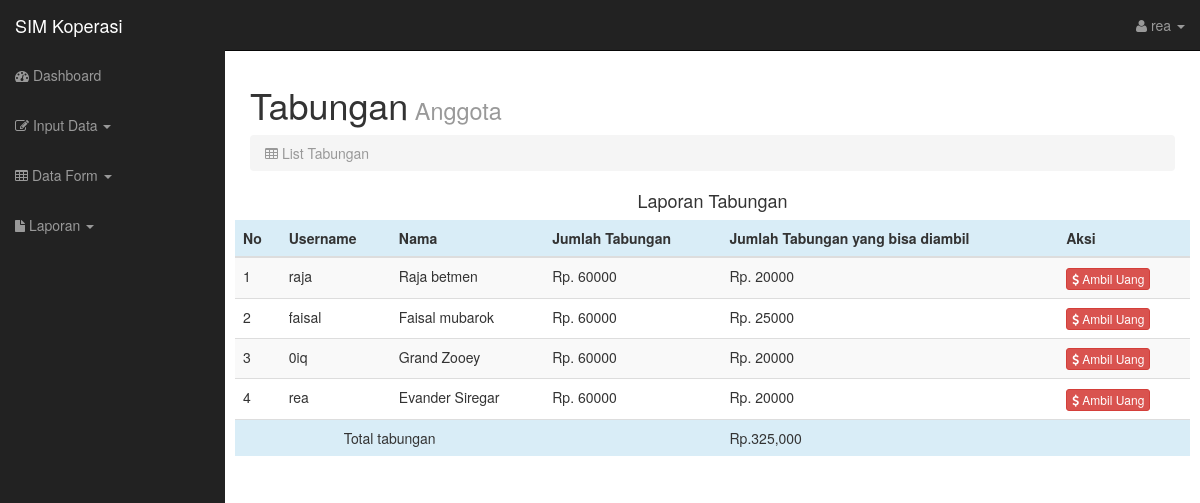
The page /indexadmin.php?page=tabungan&xd=lihat (signed in) on the database its author committed.
### tables this page shows
CREATE TABLE `tabungan` (
  `no` int(11) NOT NULL,
  `username` varchar(50) NOT NULL,
  `nama` varchar(50) NOT NULL,
  `tgl_mulai` date NOT NULL,
  `jlh_tabungan` double NOT NULL,
  `jlh_sukarela` double NOT NULL
);

### tabungan.php (the view)
<?php
include("config.php");
$xd = $_GET['xd'];
?>
<?php
if(($xd=='lihat'))
{
?>
<div class="col-lg-12">
        <h1>Tabungan<small> Anggota</small></h1>
        <ol class="breadcrumb">
            <li class="active"><i class="fa fa-table"></i> List  Tabungan</li>
        </ol>
    </div>
    <div class="col-12 mt-3">
    <h4 class="text-center mb-3">Laporan Tabungan </h4>
    <table class="table table-striped   table-hover  ">
            <thead class="">
                <tr class="info">
                    <th>No</th>
                    <th>Username</th>
                    <th>Nama</th>
                    <th>Jumlah Tabungan</th>
                    <th>Jumlah Tabungan yang bisa diambil </th>
                    <th>Aksi</th>
                </tr>
            </thead>
            <tbody>
                <?php
                $tquery = mysqli_query($conn, "SELECT * FROM tabungan ORDER BY no DESC");
                $no = 1;
                while($tfetch=mysqli_fetch_array($tquery)){
                ?>
                <tr>
                    <td><?php echo $no ?></td>
                    <td><?php echo $tfetch['username'] ?></td>
                    <td><?php echo $tfetch['nama'] ?></td>
                    <td>Rp. <?php echo $tfetch['jlh_tabungan'] ?></td>
                    <td>Rp. <?php echo $tfetch['jlh_sukarela'] ?></td>
                    <td><a class="btn btn-danger btn-xs" href="indexadmin.php?page=tabungan&xd=hahay&username=<?php echo $tfetch['username'];?>"><i class="fa fa-dollar"></i> Ambil Uang</a></td>
                </tr>
                <?php
                $no++;}
                ?>
                <tr class = "info">
                    <td colspan = "3" align= "center">Total tabungan</td>
                    <td></td>
                    <td colspan = "2">Rp.<?php $tot = mysqli_fetch_array(mysqli_query($conn, "SELECT SUM(jlh_tabungan + jlh_sukarela) as jlh_tabungan FROM tabungan")); echo number_format($tot['jlh_tabungan']) ?> </td>
                </tr>
            </tbody>
<?php
}else if($xd=='hahay')
{
$username = $_GET['username'];
$nama = mysqli_fetch_array(mysqli_query($conn, "SELECT * FROM anggota where username = '$username'"));
$lo=$_GET['username'];
?>
<div class="col-lg-12">
        <h1>Tabungan<small> Anggota</small></h1>
        <ol class="breadcrumb">
            <li class="active"><i class="fa fa-table"></i> List  Tabungan</li>
        </ol>
    </div>
    <span style="float:right;">
<form action="prosestabungan.php" method="get">
<input type="hidden" value="<?php echo $lo; ?>" name="username"> <input type="hidden">
<?php $array=mysqli_fetch_array(mysqli_query($conn, "SELECT * FROM tabungan where username='$lo' ")); ?>
<input type="text" style="width:150px;height:30px;" readonly="readonly" id="txt1" onkeyup="sum();" name="saldo" value="<?php echo $array['jlh_sukarela'];?>"/>
<script>
        function sum() {
              var txtFirstNumberValue = document.getElementById('txt1').value;
              var txtSecondNumberValue = document.getElementById('txt2').value;
              var result = parseInt(txtFirstNumberValue) - parseInt(txtSecondNumberValue);
              if (!isNaN(result)) {
                 document.getElementById('txt3').value = result;
              }
              else{
                 document.getElementById('txt3').value = txtFirstNumberValue;
              }
        }
        function isNumberKey(evt)
        {
        var charCode = (evt.which) ? evt.which : event.keyCode
        if (charCode > 31 && (charCode < 48 || charCode > 57))
        return false;
        return true;
        }
</script>
       <input type="text" placeholder="ambil uang" style="width:150px;height:30px;" id="txt2" onkeyup="sum();" placeholder="" onkeypress="return isNumberKey(event)" name="jlh_ambil"/>
  <input type="text" placeholder="sisa uang" style="width:150px;height:30px;" id="txt3" onkeyup="sum();" onkeypress="return isNumberKey(event)"/>
   <button class="btn btn-danger"><i class="fa fa-dollar"></i> Ambil Uang</button>
</form>
</span>
<h4 class="text-center mb-3">Laporan Tabungan <b><i><?php echo $username?></i></b> </h4>
    <table class="table table-striped   table-hover  ">
    <thead class="">
    <tr class = "info">
                    <th>No</th>
                    <th>Username</th>
                    <th>Jumlah Ambil</th>
                    <th>Tanggal Transaksi</th>
                </tr>
            </thead>
            <tbody>
                <?php
                $qambil = mysqli_query($conn, "SELECT * FROM pengambilan WHERE username = '$username' ORDER BY no DESC");
                $no=1;
                while($data = mysqli_fetch_array($qambil)){
                ?>
                <tr>
                    <td><?php echo $no ?></td>
                    <td><?php echo $data['username'] ?></td>
                    <td><?php echo $data['jlh_ambil'] ?></td>
                    <td><?php echo $data['tgl_trx'] ?></td>
                </tr>
                <?php
                $no++;}
                ?>
                <tr class = "info">
                    <td colspan = "3" align= "center">Total Penarikan</td>
                    <td colspan = "2">Rp.<?php $tot = mysqli_fetch_array(mysqli_query($conn, "SELECT SUM(jlh_ambil) as jlh_ambil FROM pengambilan WHERE username = '$username'")); echo number_format($tot['jlh_ambil']) ?> </td>
                </tr>
                </tbody>
                </table>
<?php
}else if($aksi=='ambiluang')
{
  $lo=$_GET['username'];
?>
<div class="row mt">
     <div class="col-lg-12">
        <div class="form-panel" style="width:50%;">
            <h4 class="mb"><span class='glyphicon glyphicon-briefcase'></span> Ambil Uang</h4>
    <form action="prosestabungan.php" method="get">
      <div class="form-group">
            <label>Kode Tabungan</label>
            <input type="text" name="username" readonly class="form-control" value="<?php echo $lo;?>">
        </div>
        <div class="form-group">
            <label>Saldo</label>
            <?php $array=mysqli_fetch_array(mysqli_query($conn, "SELECT *FROM tabungan where username='$lo'")); ?>
            <input type="text" id="txt1" onkeyup="sum();" name="saldo" class="form-control" readonly value="<?php echo $array['jlh_tabungan'];?>"/>
        </div>
        <script>
        function sum() {
              var txtFirstNumberValue = document.getElementById('txt1').value;
              var txtSecondNumberValue = document.getElementById('txt2').value;
              var result = parseInt(txtFirstNumberValue) - parseInt(txtSecondNumberValue);
              if (!isNaN(result)) {
                 document.getElementById('txt3').value = result;
              }
              else{
                 document.getElementById('txt3').value = txtFirstNumberValue;
              }
        }
        function isNumberKey(evt)
        {
        var charCode = (evt.which) ? evt.which : event.keyCode
        if (charCode > 31 && (charCode < 48 || charCode > 57))
        return false;
        return true;
        }
        </script>
        <div class="form-group">
            <label>Besar Pengambilan</label>
           <input type="text" id="txt2" onkeyup="sum();" onkeypress="return isNumberKey(event)" name="jlh_ambil" class="form-control"/>
        </div>
        <div class="form-group">
            <label>Sisa Saldo</label>
           <input type="text" id="txt3" class="form-control" readonly />
        </div>
        <button class="btn btn-danger"><span class='glyphicon glyphicon-check'></span> Ambil Uang</button>
          </form>
</div>
</div>
</div>
<?php }
?>

### indexadmin.php (shortened to what this page needs)
<?php
$a = $_SESSION['akses'];
	?>
<!DOCTYPE html>
<html lang="en">
<head>
    <link href="css/bootstrap.css" rel="stylesheet">
    <link href="css/sb-admin.css" rel="stylesheet">
    <link rel="stylesheet" href="font-awesome/css/font-awesome.min.css">
    <link rel="stylesheet" href="http://cdn.oesmith.co.uk/morris-0.4.3.min.css">
</head>
<body>
    <div id="wrapper">
        <nav class="navbar navbar-inverse navbar-fixed-top" role="navigation">
            <div class="navbar-header">
                <a class="navbar-brand" href="index<?php echo $a?>.php">SIM Koperasi</a>
            </div>
            <div class="collapse navbar-collapse navbar-ex1-collapse">
                <ul class="nav navbar-nav side-nav">
                    <li><a href="index<?php echo $a?>.php"><i class="fa fa-dashboard"></i> Dashboard</a></li>
                    <li class="dropdown ">
                        <a href="#" class="dropdown-toggle" data-toggle="dropdown"><i class="fa fa-edit"></i> Input Data
                             <b class="caret"></b></a>
                    </li>
                    <li class="dropdown ">
                        <a href="#" class="dropdown-toggle" data-toggle="dropdown"><i class="fa fa-table"></i> Data
                            Form <b class="caret"></b></a>
                    </li>
                    <li class="dropdown ">
                        <a href="#" class="dropdown-toggle" data-toggle="dropdown"><i class="fa fa-file"></i> Laporan <b class="caret"></b></a>
                    </li>
                </ul>
                <ul class="nav navbar-nav navbar-right navbar-user">
                    <li class="dropdown user-dropdown">
                        <a href="#" class="dropdown-toggle" data-toggle="dropdown"><i class="fa fa-user"></i>
                            <?php echo $_SESSION['username']; ?>
                            <b class="caret"></b></a>
                    </li>
                </ul>
            </div>
        </nav>
        <div id="page-wrapper">
            <div class="row">
            <?php
                $page = (isset($_GET['page']))? $_GET['page'] : "main";
                switch ($page) {
                    case 'tabungan' : include "tabungan.php"; break;
                }
                ?>
            </div>
        </div>
    </div>
</body>
</html>

### css/sb-admin.css (style rules this page uses)
body { margin-top: 50px; }
#wrapper { padding-left: 0; }
#page-wrapper { width: 100%; padding: 5px 15px; }
@media (min-width:768px) { #wrapper { padding-left: 225px; } }
@media (min-width:768px) { #page-wrapper { padding: 15px 25px; } }
@media (min-width:768px) { .side-nav { margin-left: -225px; left: 225px; width: 225px; position: fixed; top: 50px; height: 100%; border-radius: 0; border: none; background-color: #222222; overflow-y: auto; } }
@media (min-width:768px) { .side-nav>li>a { width: 225px; } }
@media (min-width:768px) { .navbar-collapse { padding-left: 15px !important; padding-right: 15px !important; } }

### rows shown on the page
tabungan: username "raja", nama "Raja betmen", jlh_tabungan "60000", jlh_sukarela "20000"
tabungan: username "faisal", nama "Faisal mubarok", jlh_tabungan "60000", jlh_sukarela "25000"
tabungan: username "0iq", nama "Grand Zooey", jlh_tabungan "60000", jlh_sukarela "20000"
tabungan: username "rea", nama "Evander Siregar", jlh_tabungan "60000", jlh_sukarela "20000"

### other values the page prints
$_SESSION['username'] "rea"
$tot['jlh_tabungan'] "325,000"
